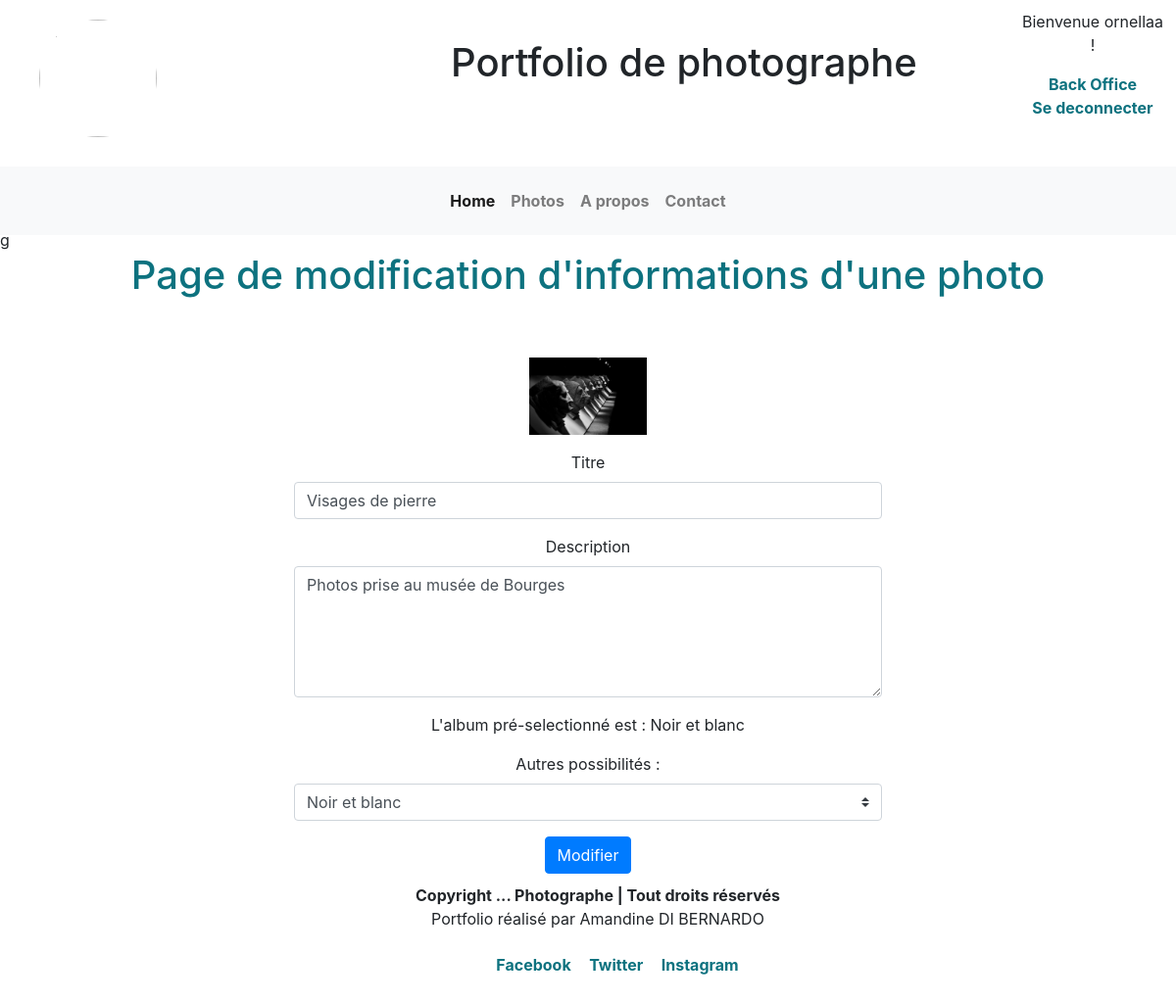
The page /index.php?controller=backoffice&action=afficherUpdateForm&idPhoto=1 (signed in) on the database its author committed.
### tables this page shows
CREATE TABLE `photo` (
  `p_id` int(11) NOT NULL,
  `p_description` longtext,
  `p_title` varchar(25) DEFAULT NULL,
  `p_url` varchar(250) DEFAULT NULL,
  `a_id_fk` int(11) DEFAULT NULL,
  `u_id_fk` int(11) DEFAULT NULL
);

CREATE TABLE `album` (
  `a_id` int(11) NOT NULL,
  `a_nom` varchar(25) DEFAULT NULL
);

### Controllers/backOfficeController.php (called while the page is built, shortened)
<?php
class BackOfficeController extends CoreController
{
	public function afficherUpdateFormAction()
	{
		$model = new photoModel();
		if(!empty($_GET['idPhoto']))
		{
			$photos = $model->getNameAlbumByIdPhoto($this->parameters['idPhoto']);
			$albums = $model->getAllAlbums();
			foreach ($photos as $photo)
			{
				if(!empty($photo->albumId))
				{
					$model = new AlbumModel();
					$albumByPhoto = $model->getAllInfos($photo->albumId);
				}
			}
		}
		else{
			NotificationHandler::setNotification('Erreur concernant la photo sélectionnée','danger');
			header('Location:index.php?controller=backoffice&action=afficherUpdateForm');
			exit();
		}
		require(VIEWS. 'BackOffice/BackOfficeModificationFormView.php');
	}
}

### Models/coreModel.php (called while the page is built, shortened)
<?php
class CoreModel{
    private static $pdo = NULL;
    public function __construct(){
        if(self::$pdo == NULL){
            self::$pdo = new PDO ('mysql:host=' . DB_HOST . ';dbname=' . DB_NAME . ';charset=utf8', DB_USER, DB_PASS);
            self::$pdo->setAttribute(PDO::ATTR_ERRMODE, PDO::ERRMODE_EXCEPTION);
        }
        return self::$pdo;
    }
    protected function makeStatement($sql, $params = array())
    {
        if(count($params) == 0)
        {
            $statement = self::$pdo->query($sql);
        }
        return $statement;
    }
    protected function makeSelect($sql, $params = array(), $fetchStyle = PDO::FETCH_ASSOC)
    {
        $statement = $this->makeStatement($sql, $params);
        $data = $statement->fetchAll($fetchStyle);
        return $data;
    }
}

### Controllers/coreController.php (called while the page is built, shortened)
<?php
class CoreController
{
	public function setParameters(array $parameters)
	{
		$this->parameters = $parameters;
	}
	protected function getHeader()
	{
		require(LAYOUT.'headerLayout.php');
		$header = ob_get_clean();
		return $header;
	}
	protected function getFooter()
	{
		require(LAYOUT.'footerLayout.php');
		$footer = ob_get_clean();
		return $footer;
	}
}

### Models/photoModel.php (called while the page is built, shortened)
<?php
class PhotoModel extends CoreModel
{
	public function getAllAlbums(){
		$albums = array();
		$sql = 'SELECT * FROM album ORDER BY a_id';
		$datas = $this->MakeSelect($sql);
		foreach ($datas as $data) {
			$albums[] = new Album($data);
		}
		return $albums;
	}
	public function getNameAlbumByIdPhoto($idPhoto)
	{
		$infoPhoto = array();
		$sql = 'SELECT * FROM photo INNER JOIN album ON a_id_fk = album.a_id WHERE p_id = '. $idPhoto;
		$results = $this->makeSelect($sql);
		foreach ($results as $result)
		{
			$infoPhoto[] = new Photo($result);
		}
		return $infoPhoto;
	}
}

### Classes/photo.class.php (called while the page is built, shortened)
<?php
Class Photo{
	 public $description;
	 public $title;
	 public $url;
	 public function __construct(array $data){
	 	$this->description = $data['p_description'];
	 	$this->title = $data['p_title'];
	 	$this->url = $data['p_url'];
        $this->albumId = $data['a_id_fk'];
	 }
    public function getDescription()
    {
        return $this->description;
    }
    public function getTitle()
    {
        return $this->title;
    }
    public function getUrl()
    {
        return $this->url;
    }
}

### Models/albumModel.php (called while the page is built, shortened)
<?php
class AlbumModel extends CoreModel
{
	public function getAllInfos($idAlbum){
		$sql = 'SELECT * FROM album INNER JOIN photo ON a_id = photo.a_id_fk WHERE a_id =' . $idAlbum;
		$results = $this->makeSelect($sql);
		$InfosPhotos = array();
		foreach ($results as $key => $value) {
			$InfosPhotos[] = new Album($value);
		}
		return $InfosPhotos;
	}
}

### Classes/album.class.php (called while the page is built, shortened)
<?php
class Album{
	public $albumId;
	public $albumNom;
	public function __construct(array $data){
		$this->albumId = $data['a_id'];
		$this->albumNom = $data['a_nom'];
	}
    public function getAlbumId()
    {
        return $this->albumId;
    }
    public function getAlbumNom()
    {
        return $this->albumNom;
    }
}

### Views/BackOffice/BackOfficeModificationFormView.php (the view, shortened to what this page needs)
g<!DOCTYPE html>
<html>
<head>
<link rel="stylesheet" type="text/css" href="./assets/css/boModificationFormStyle.css">
</head>
<body>
	<h1 class="titreModifForm">Page de modification d'informations d'une photo</h1>
	<?php
	foreach ($photos as $key => $value) {
	?>
	<div class="containerModif" style="width: 50%;text-align: center; margin:0 auto; display: block; margin-top:5%;">
		 <form action="index.php?controller=photo&action=modifierPhoto" method="post" enctype="multipart/form-data">
		    <div class="form-group">
		      <img style="width:20%" name="modifiedimage" src="<?php echo $value->getUrl()?>"></img>
		    </div>
		  <div class="form-group">
		    <label>Titre</label>
			<input type="text" class="form-control" name="title" value="<?php echo $value->getTitle();?>">
		  </div>
		  <div class="form-group">
		    <label>Description</label>
			<textarea class="form-control" rows="5" name="description"><?php echo $value->getDescription();?></textarea>
		  </div>
		  <div class="form-group">
		  	<?php
		    echo"<p>L'album pré-selectionné est : ". $albumByPhoto[0]->albumNom ."</p>";
			?>
				<label>Autres possibilités :</label>
				<select name="album" class="custom-select">
					<?php
					foreach ($albums as $album) {
						echo '<option value="'. $album->getAlbumId().'">'.$album->getAlbumNom().'</option>';
					}
					?>
				</select>
		  </div>
		  <input type="submit" class="btn btn-primary" name="modifierPhoto" value="Modifier" />
		</form>
	</div>
	<?php
	}
	?>
</body>
</html>

### assets/css/commonLayoutStyle.css (style rules this page uses)
body { box-sizing: border-box; margin: 0; padding: 0; }
span, p { display: block; text-align: center; }

### assets/css/headerLayout.css (style rules this page uses)
body { box-sizing: border-box; padding: 0; margin: 0; }

### assets/css/boModificationFormStyle.css (style rules this page uses)
.titreModifForm { text-align: center; color: #0D727F; }

### assets/css/footerLayoutStyle.css (style rules this page uses)
body { box-sizing: border-box; padding: 0; margin: 0; }

### rows shown on the page
photo: title "Visages de pierre", description "Photos prise au musée de Bourges", a_id_fk.a_nom "Noir et blanc"

### other values the page prints
$_SESSION['portfolio']['utilisateur']['u_pseudo'] "ornellaa"
form field album "Noir et blanc"
